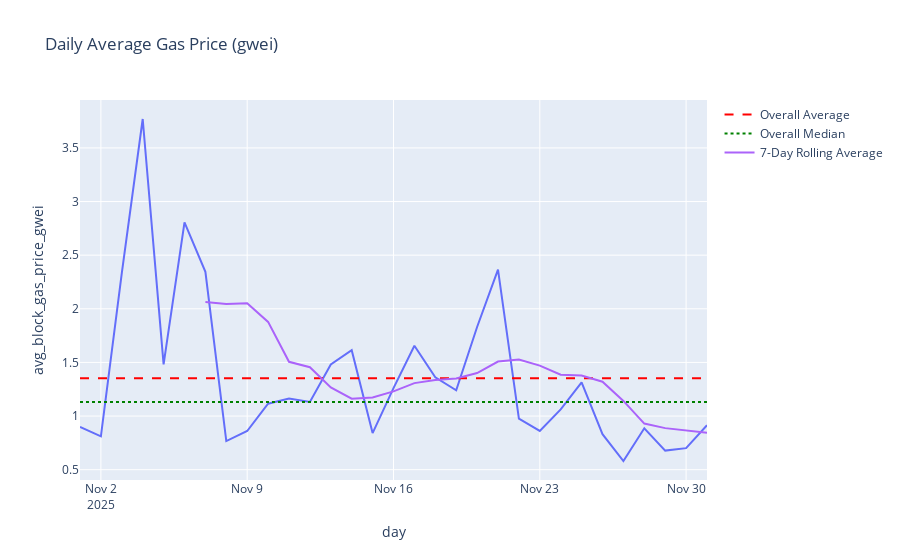

Here is the notebook cell this chart was saved with:
### Code cell
import plotly.express as px
import plotly.graph_objects as go

fig = px.line(df, x = "day",
              y = "avg_block_gas_price_gwei",
              title= "Daily Average Gas Price (gwei)")

overall_avg = df["avg_block_gas_price_gwei"].mean()
overall_med = df["avg_block_gas_price_gwei"].median()

fig.add_trace(go.Scatter(
    x = df["day"],
    y = [overall_avg] * len(df),  # this creates a list e.g. [50,50,50,50,50]
    mode= "lines",
    name = "Overall Average",
    line = dict(dash = "dash", width = 2, color = "red")  # Plotly uses a dictionary because one trace can have many line styling options
    
))

fig.add_trace(go.Scatter(
    x=df["day"],
    y=[overall_med] * len(df),
    mode="lines",
    name="Overall Median",
    line=dict(dash="dot", width=2, color = "green")
))

df["rolling_7"] = df["avg_block_gas_price_gwei"].rolling(7).mean()

fig.add_trace(go.Scatter(
    x=df["day"],
    y=df["rolling_7"],
    mode="lines",
    name="7-Day Rolling Average",
    line=dict(width=2)
))

fig.show()

### Figure 1 — Plotly figure (JSON) as saved in the notebook; plotly's stock layout.template omitted (floating-point values rounded to 4 significant figures)
{"data": [{"hovertemplate": "day=%{x}<br>avg_block_gas_price_gwei=%{y}<extra></extra>", "legendgroup": "", "line": {"color": "#636efa", "dash": "solid"}, "marker": {"symbol": "circle"}, "mode": "lines", "name": "", "orientation": "v", "showlegend": false, "type": "scatter", "x": ["2025-11-01", "2025-11-02", "2025-11-03", "2025-11-04", "2025-11-05", "2025-11-06", "2025-11-07", "2025-11-08", "2025-11-09", "2025-11-10", "2025-11-11", "2025-11-12", "2025-11-13", "2025-11-14", "2025-11-15", "2025-11-16", "2025-11-17", "2025-11-18", "2025-11-19", "2025-11-20", "2025-11-21", "2025-11-22", "2025-11-23", "2025-11-24", "2025-11-25", "2025-11-26", "2025-11-27", "2025-11-28", "2025-11-29", "2025-11-30", "2025-12-01"], "xaxis": "x", "y": [0.8989, 0.8111, 2.333, 3.77, 1.482, 2.806, 2.345, 0.7669, 0.8607, 1.115, 1.164, 1.132, 1.482, 1.614, 0.8413, 1.261, 1.656, 1.362, 1.241, 1.83, 2.366, 0.9754, 0.8612, 1.062, 1.313, 0.8315, 0.581, 0.8859, 0.6779, 0.7009, 0.9153], "yaxis": "y"}, {"line": {"color": "red", "dash": "dash", "width": 2}, "mode": "lines", "name": "Overall Average", "type": "scatter", "x": ["2025-11-01", "2025-11-02", "2025-11-03", "2025-11-04", "2025-11-05", "2025-11-06", "2025-11-07", "2025-11-08", "2025-11-09", "2025-11-10", "2025-11-11", "2025-11-12", "2025-11-13", "2025-11-14", "2025-11-15", "2025-11-16", "2025-11-17", "2025-11-18", "2025-11-19", "2025-11-20", "2025-11-21", "2025-11-22", "2025-11-23", "2025-11-24", "2025-11-25", "2025-11-26", "2025-11-27", "2025-11-28", "2025-11-29", "2025-11-30", "2025-12-01"], "y": [1.353, 1.353, 1.353, 1.353, 1.353, 1.353, 1.353, 1.353, 1.353, 1.353, 1.353, 1.353, 1.353, 1.353, 1.353, 1.353, 1.353, 1.353, 1.353, 1.353, 1.353, 1.353, 1.353, 1.353, 1.353, 1.353, 1.353, 1.353, 1.353, 1.353, 1.353]}, {"line": {"color": "green", "dash": "dot", "width": 2}, "mode": "lines", "name": "Overall Median", "type": "scatter", "x": ["2025-11-01", "2025-11-02", "2025-11-03", "2025-11-04", "2025-11-05", "2025-11-06", "2025-11-07", "2025-11-08", "2025-11-09", "2025-11-10", "2025-11-11", "2025-11-12", "2025-11-13", "2025-11-14", "2025-11-15", "2025-11-16", "2025-11-17", "2025-11-18", "2025-11-19", "2025-11-20", "2025-11-21", "2025-11-22", "2025-11-23", "2025-11-24", "2025-11-25", "2025-11-26", "2025-11-27", "2025-11-28", "2025-11-29", "2025-11-30", "2025-12-01"], "y": [1.132, 1.132, 1.132, 1.132, 1.132, 1.132, 1.132, 1.132, 1.132, 1.132, 1.132, 1.132, 1.132, 1.132, 1.132, 1.132, 1.132, 1.132, 1.132, 1.132, 1.132, 1.132, 1.132, 1.132, 1.132, 1.132, 1.132, 1.132, 1.132, 1.132, 1.132]}, {"line": {"width": 2}, "mode": "lines", "name": "7-Day Rolling Average", "type": "scatter", "x": ["2025-11-01", "2025-11-02", "2025-11-03", "2025-11-04", "2025-11-05", "2025-11-06", "2025-11-07", "2025-11-08", "2025-11-09", "2025-11-10", "2025-11-11", "2025-11-12", "2025-11-13", "2025-11-14", "2025-11-15", "2025-11-16", "2025-11-17", "2025-11-18", "2025-11-19", "2025-11-20", "2025-11-21", "2025-11-22", "2025-11-23", "2025-11-24", "2025-11-25", "2025-11-26", "2025-11-27", "2025-11-28", "2025-11-29", "2025-11-30", "2025-12-01"], "y": [NaN, NaN, NaN, NaN, NaN, NaN, 2.064, 2.045, 2.052, 1.878, 1.506, 1.456, 1.266, 1.162, 1.173, 1.23, 1.307, 1.335, 1.351, 1.401, 1.508, 1.527, 1.47, 1.385, 1.378, 1.32, 1.141, 0.93, 0.8875, 0.8646, 0.8437]}], "layout": {"legend": {"tracegroupgap": 0}, "title": {"text": "Daily Average Gas Price (gwei)"}, "xaxis": {"anchor": "y", "domain": [0, 1], "title": {"text": "day"}}, "yaxis": {"anchor": "x", "domain": [0, 1], "title": {"text": "avg_block_gas_price_gwei"}}}}
